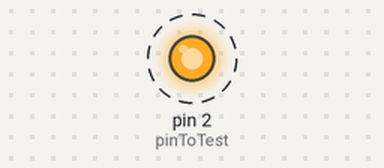
Bench run of a sketch on a simulated Arduino Uno, built with avr-gcc and run on an emulated ATmega328P. Parts: output pins drawn as LEDs (lit = HIGH). Dashed ring = blinking. At 10.0 s the program stops and its outputs stay as they are.

Above: at 0.2 s.
Timing chart, 0 to 3.0 s (numbered marks = the images above):
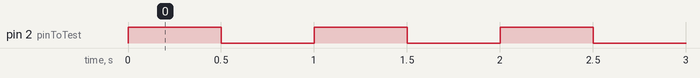

The sketch:

waterTest_newRig.ino
```cpp
const int pinToTest = 2;
const int pulseCount = 10; // number of pulses to generate
const int pulseDuration = 500; // duration of each half cycle in milliseconds (50% duty cycle for 1Hz)

void setup() {
  pinMode(pinToTest, OUTPUT); // Set the water pin as an output
  digitalWrite(pinToTest, LOW); // Initialize the pin to LOW
}

void loop() {
  for (int i = 0; i < pulseCount; i++) {
    digitalWrite(pinToTest, HIGH); // Set the pin HIGH
    delay(pulseDuration); // Wait for the duration of the HIGH pulse
    digitalWrite(pinToTest, LOW); // Set the pin LOW
    delay(pulseDuration); // Wait for the duration of the LOW pulse
  }

  // Halt the loop after generating the pulses
  while(true);
}
```

Measured:
- by itself, pin 2 (pinToTest): alternates HIGH for 0.50 s and LOW for 0.50 s, 20 changes in all, then stays LOW
